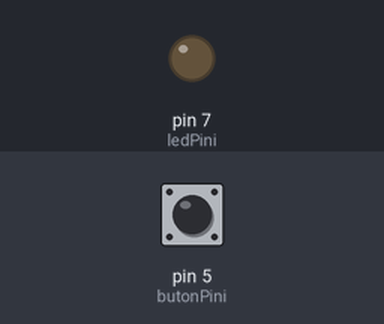
The sketch below on a simulated Arduino Uno, built with avr-gcc and run on an emulated ATmega328P. On the bench: output pins drawn as LEDs (lit = HIGH). Inputs (shaded band) come from the test bench; at power-on: pin 5 (butonPini) LOW.

Above: at 1.2 s.
1.3 s: pin 5 (butonPini) pulled HIGH for 0.15 s
At 1.37 s:
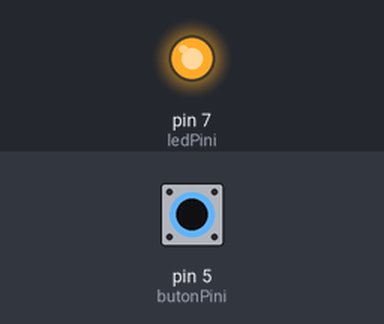
2.9 s: pin 5 (butonPini) pulled HIGH for 3.2 s
At 7.2 s:
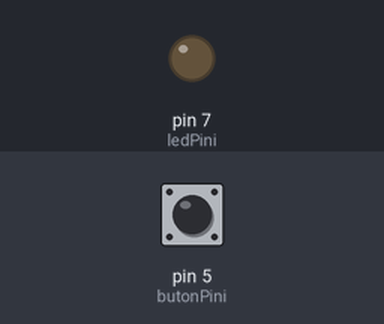
Timing chart, 0 to 8.7 s (numbered marks = the images above; inputs shaded):
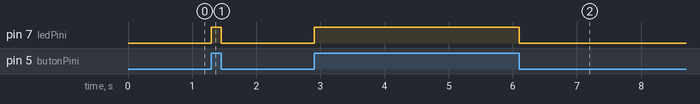

The sketch:

ButonLedYakSondur.ino
```cpp
int ledPini = 7;
int butonPini = 5;
int buttonDurumu = 0;

void setup() {
  pinMode(ledPini, OUTPUT); // 7 numaralı bacağı çıkış olarak tanımladık.
  pinMode(butonPini, INPUT); // 5 numaralı bacağı giriş olarak tanımladık.
}

void loop() {
  buttonDurumu = digitalRead(butonPini);
  if (buttonDurumu == HIGH) {     // buton basılı ise ...
    digitalWrite(ledPini, HIGH);// 7 nolu bacağa bağlı LED i yak .
  }
  else {   // buton basılı değil ise...
    digitalWrite(ledPini, LOW); // 7 nolu bacağa bağlı LED i söndür .
  }

}
```

Measured:
- after the input at 1.3 s, pin 7 (ledPini): LOW → HIGH at once, → LOW 0.15 s later
- after the input at 2.9 s, pin 7 (ledPini): LOW → HIGH at once, → LOW 3.2 s later
